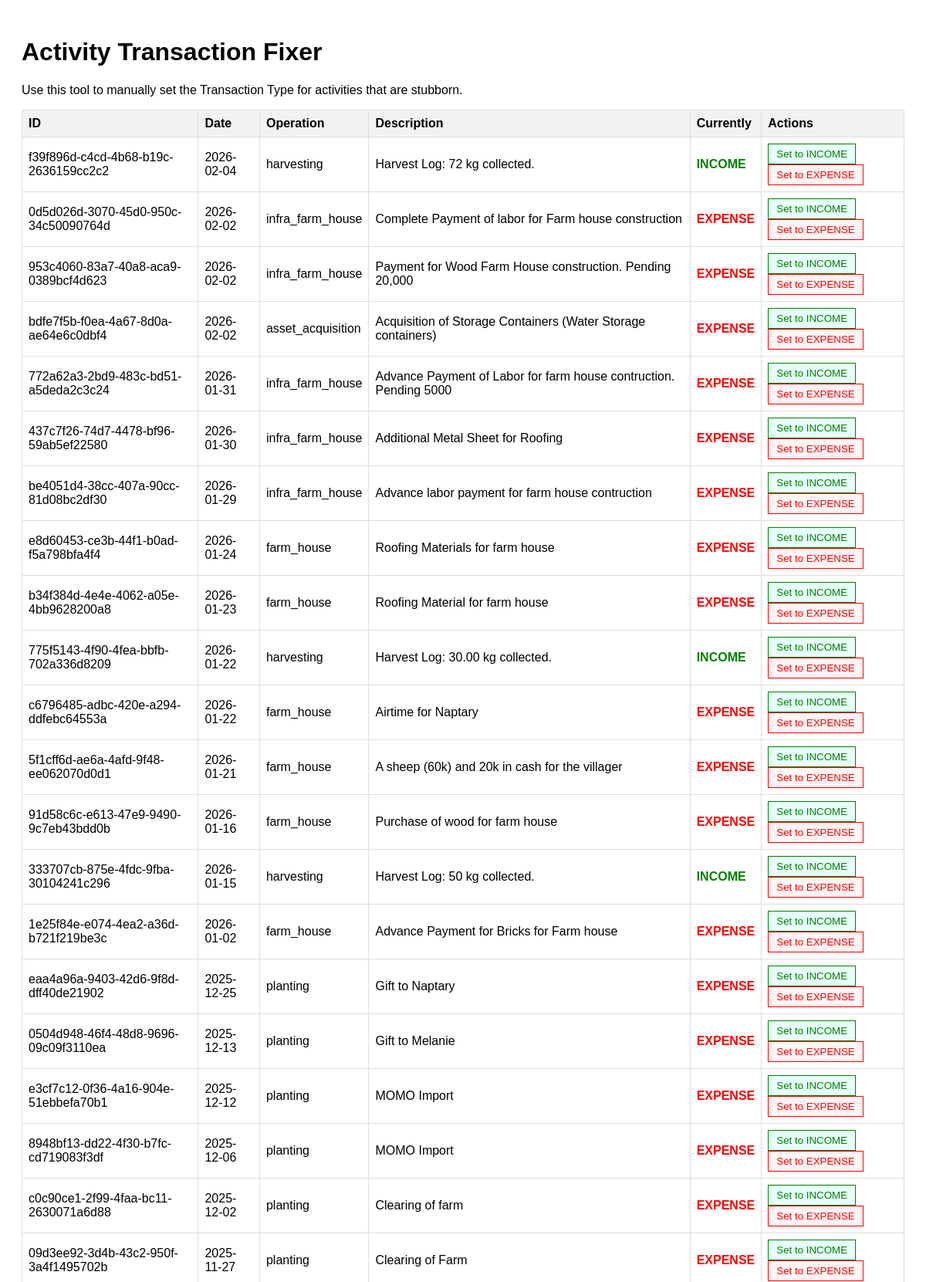
The page /api/debug_fix_transactions.php (upper part) on the database its author committed.
### tables this page shows
CREATE TABLE IF NOT EXISTS `activities` (
  `id` char(36) NOT NULL,
  `crop_id` char(36) DEFAULT NULL,
  `field_id` char(36) DEFAULT NULL,
  `infrastructure_id` char(36) DEFAULT NULL,
  `harvest_id` char(36) DEFAULT NULL,
  `farm_id` char(36) DEFAULT NULL,
  `performed_by` char(36) DEFAULT NULL,
  `activity_type` varchar(255) NOT NULL,
  `activity_date` date NOT NULL,
  `start_time` time DEFAULT NULL,
  `end_time` time DEFAULT NULL,
  `duration_hours` decimal(10,2) DEFAULT NULL,
  `area_covered` decimal(10,2) DEFAULT NULL,
  `description` text DEFAULT NULL,
  `priority` varchar(255) DEFAULT NULL,
  `work_status` varchar(255) DEFAULT NULL,
  `transaction_type` varchar(255) DEFAULT 'expense',
  `labor_cost` decimal(15,2) DEFAULT NULL,
  `material_cost` decimal(15,2) DEFAULT NULL,
  `equipment_cost` decimal(15,2) DEFAULT NULL,
  `service_cost` decimal(15,2) DEFAULT NULL,
  `transport_cost` decimal(15,2) DEFAULT NULL,
  `other_cost` decimal(15,2) DEFAULT NULL,
  `total_cost` decimal(15,2) DEFAULT NULL,
  `payment_method` varchar(255) DEFAULT NULL,
  `num_workers` int DEFAULT NULL,
  `weather_conditions` text DEFAULT NULL,
  `temperature` decimal(5,2) DEFAULT NULL,
  `equipment_used` text DEFAULT NULL,
  `component` varchar(255) DEFAULT NULL,
  `materials_used` text DEFAULT NULL,
  `next_maintenance` date DEFAULT NULL,
  `issues` text DEFAULT NULL,
  `supplier_name` varchar(255) DEFAULT NULL,
  `supplier_contact` varchar(255) DEFAULT NULL,
  `invoice_number` varchar(255) DEFAULT NULL,
  `warranty` varchar(255) DEFAULT NULL,
  `notes` text DEFAULT NULL,
  `created_at` datetime NOT NULL,
  `updated_at` datetime NOT NULL,
  PRIMARY KEY (`id`),
  CONSTRAINT `activities_farm_fk` FOREIGN KEY (`farm_id`) REFERENCES `farms` (`id`) ON DELETE CASCADE,
  CONSTRAINT `activities_performed_by_fk` FOREIGN KEY (`performed_by`) REFERENCES `users` (`id`) ON DELETE SET NULL
);

### api/debug_fix_transactions.php (the view, shortened to what this page needs)
<?php
try {
    $database = new Database();
    $db = $database->getConnection();
    $sql = "SELECT * FROM activities ORDER BY activity_date DESC LIMIT 50";
    $stmt = $db->prepare($sql);
    $stmt->execute();
    $activities = $stmt->fetchAll(PDO::FETCH_ASSOC);
} catch (Exception $e) {
    die("Error: " . $e->getMessage());
}
?>
<!DOCTYPE html>
<html>
<head>
</head>
<body>
    <h1>Activity Transaction Fixer</h1>
    <p>Use this tool to manually set the Transaction Type for activities that are stubborn.</p>
    <table>
        <thead>
            <tr>
                <th>ID</th>
                <th>Date</th>
                <th>Operation</th>
                <th>Description</th>
                <th>Currently</th>
                <th>Actions</th>
            </tr>
        </thead>
        <tbody>
            <?php foreach ($activities as $act): ?>
                <tr>
                    <td><?php echo $act['id']; ?></td>
                    <td><?php echo $act['activity_date']; ?></td>
                    <td><?php echo $act['activity_type']; ?></td>
                    <td><?php echo $act['description']; ?></td>
                    <td class="<?php echo $act['transaction_type'] == 'income' ? 'income' : 'expense'; ?>">
                        <?php echo strtoupper($act['transaction_type'] ?: 'UNKNOWN'); ?>
                    </td>
                    <td>
                        <form method="POST" style="display:inline;">
                            <button type="submit" class="btn-income">Set to INCOME</button>
                        </form>
                        <form method="POST" style="display:inline;">
                            <button type="submit" class="btn-expense">Set to EXPENSE</button>
                        </form>
                    </td>
                </tr>
            <?php endforeach; ?>
        </tbody>
    </table>
</body>
</html>

### api/debug_fix_transactions.php (style rules this page uses)
body { font-family: sans-serif; padding: 20px; }
table { border-collapse: collapse; width: 100%; }
th, td { border: 1px solid #ddd; padding: 8px; text-align: left; }
th { background-color: #f2f2f2; }
.income { color: green; font-weight: bold; }
.expense { color: red; font-weight: bold; }
button { cursor: pointer; padding: 5px 10px; }
.btn-income { background: #e6fffa; border: 1px solid green; color: green; }
.btn-expense { background: #fff5f5; border: 1px solid red; color: red; }

### rows shown on the page
activities: id "f39f896d-c4cd-4b68-b19c-2636159cc2c2", activity_date "2026-02-04", activity_type "harvesting", description "Harvest Log: 72 kg collected.", transaction_type "INCOME"
activities: id "0d5d026d-3070-45d0-950c-34c50090764d", activity_date "2026-02-02", activity_type "infra_farm_house", description "Complete Payment of labor for Farm house construction", transaction_type "EXPENSE"
activities: id "953c4060-83a7-40a8-aca9-0389bcf4d623", activity_date "2026-02-02", activity_type "infra_farm_house", description "Payment for Wood Farm House construction. Pending 20,000", transaction_type "EXPENSE"
activities: id "bdfe7f5b-f0ea-4a67-8d0a-ae64e6c0dbf4", activity_date "2026-02-02", activity_type "asset_acquisition", description "Acquisition of Storage Containers (Water Storage containers)", transaction_type "EXPENSE"
activities: id "772a62a3-2bd9-483c-bd51-a5deda2c3c24", activity_date "2026-01-31", activity_type "infra_farm_house", description "Advance Payment of Labor for farm house contruction. Pending 5000", transaction_type "EXPENSE"
activities: id "437c7f26-74d7-4478-bf96-59ab5ef22580", activity_date "2026-01-30", activity_type "infra_farm_house", description "Additional Metal Sheet for Roofing", transaction_type "EXPENSE"
activities: id "be4051d4-38cc-407a-90cc-81d08bc2df30", activity_date "2026-01-29", activity_type "infra_farm_house", description "Advance labor payment for farm house contruction", transaction_type "EXPENSE"
activities: id "e8d60453-ce3b-44f1-b0ad-f5a798bfa4f4", activity_date "2026-01-24", activity_type "farm_house", description "Roofing Materials for farm house", transaction_type "EXPENSE"
activities: id "b34f384d-4e4e-4062-a05e-4bb9628200a8", activity_date "2026-01-23", activity_type "farm_house", description "Roofing Material for farm house", transaction_type "EXPENSE"
activities: id "775f5143-4f90-4fea-bbfb-702a336d8209", activity_date "2026-01-22", activity_type "harvesting", description "Harvest Log: 30.00 kg collected.", transaction_type "INCOME"
activities: id "c6796485-adbc-420e-a294-ddfebc64553a", activity_date "2026-01-22", activity_type "farm_house", description "Airtime for Naptary", transaction_type "EXPENSE"
activities: id "5f1cff6d-ae6a-4afd-9f48-ee062070d0d1", activity_date "2026-01-21", activity_type "farm_house", description "A sheep (60k) and 20k in cash for the villager", transaction_type "EXPENSE"
activities: id "91d58c6c-e613-47e9-9490-9c7eb43bdd0b", activity_date "2026-01-16", activity_type "farm_house", description "Purchase of wood for farm house", transaction_type "EXPENSE"
activities: id "333707cb-875e-4fdc-9fba-30104241c296", activity_date "2026-01-15", activity_type "harvesting", description "Harvest Log: 50 kg collected.", transaction_type "INCOME"
activities: id "1e25f84e-e074-4ea2-a36d-b721f219be3c", activity_date "2026-01-02", activity_type "farm_house", description "Advance Payment for Bricks for Farm house", transaction_type "EXPENSE"
activities: id "eaa4a96a-9403-42d6-9f8d-dff40de21902", activity_date "2025-12-25", activity_type "planting", description "Gift to Naptary", transaction_type "EXPENSE"
activities: id "0504d948-46f4-48d8-9696-09c09f3110ea", activity_date "2025-12-13", activity_type "planting", description "Gift to Melanie", transaction_type "EXPENSE"
activities: id "e3cf7c12-0f36-4a16-904e-51ebbefa70b1", activity_date "2025-12-12", activity_type "planting", description "MOMO Import", transaction_type "EXPENSE"
activities: id "8948bf13-dd22-4f30-b7fc-cd719083f3df", activity_date "2025-12-06", activity_type "planting", description "MOMO Import", transaction_type "EXPENSE"
activities: id "c0c90ce1-2f99-4faa-bc11-2630071a6d88", activity_date "2025-12-02", activity_type "planting", description "Clearing of farm", transaction_type "EXPENSE"
activities: id "09d3ee92-3d4b-43c2-950f-3a4f1495702b", activity_date "2025-11-27", activity_type "planting", description "Clearing of Farm", transaction_type "EXPENSE"
